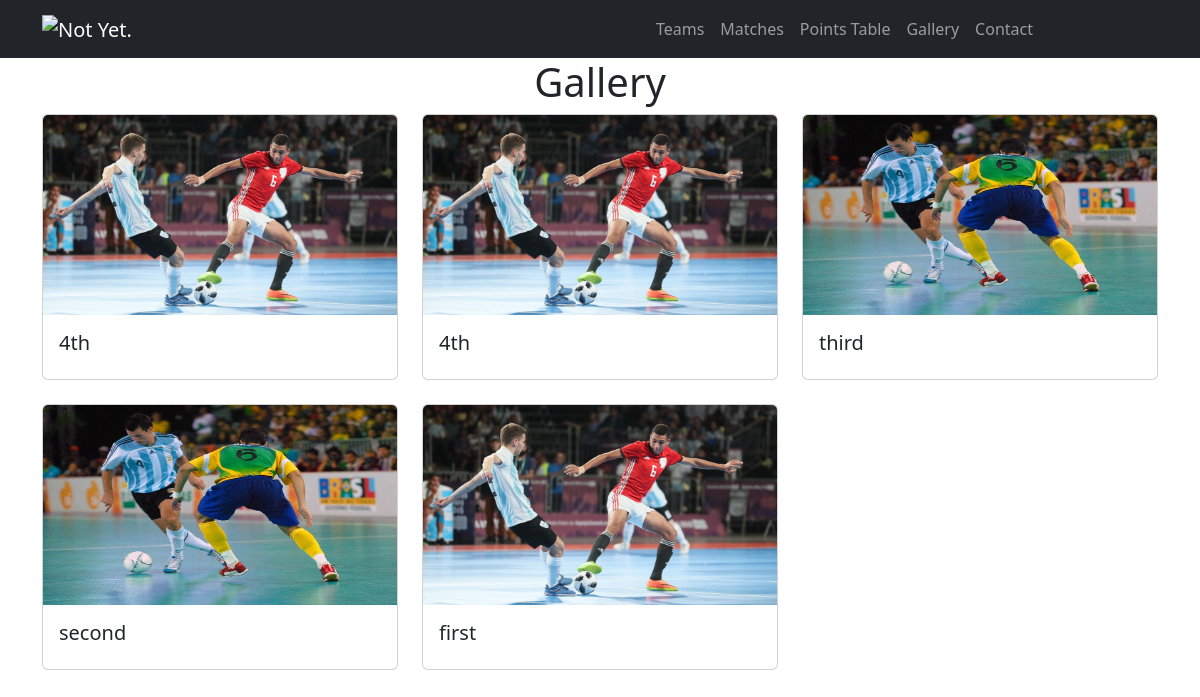
Page /gallery/ on the committed database.
### tournaments/models.py (models this page shows, shortened)
class Gallery(models.Model):
    title = models.CharField(max_length=255, blank=True, null=True)
    image = models.ImageField(upload_to='gallery/')
    uploaded_at = models.DateTimeField(auto_now_add=True)

### tournaments/views.py (the view)
# urls.py: path('gallery/', views.gallery),
def gallery(request):
    images = Gallery.objects.all().order_by('-uploaded_at')
    return render(request, 'gallery.html', {'images': images})

### tournaments/templates/gallery.html
{% extends 'base.html' %}
{% block content %}
{% load static %}
<h1 class="text-center">Gallery</h1>
<div class="container">
    <div class="row">
        {% for image in images %}
        <div class="col-md-4">
            <div class="card mb-4">
                <img style="height: 200px; width: 360px;" src="{{ image.image.url }}" class="card-img-top img-fluid" alt="{{ image.title }}">
                <div class="card-body">
                    <h5 class="card-title">{{ image.title }}</h5>
                </div>
            </div>
        </div>
        {% empty %}
        <p class="text-center">No images uploaded yet.</p>
        {% endfor %}
    </div>
</div>
{% endblock %}

### rows in the picture
Gallery: image (picture), title "4th"
Gallery: image (picture), title "4th"
Gallery: image (picture), title "third"
Gallery: image (picture), title "second"
Gallery: image (picture), title "first"
